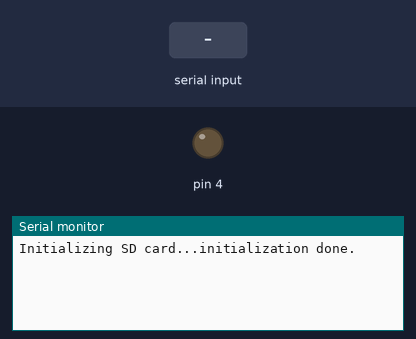
Recording of a sketch running on a simulated Arduino Uno, built with avr-gcc and run on an emulated ATmega328P. Shown: output pins drawn as LEDs (lit = HIGH), the last lines printed to the serial monitor. The inputs (shaded band) are chosen by the test bench. Storage starts empty.

Above: at 1.3 s.
1.4 s: "s|\n" received over the second serial link
At 2.4 s:
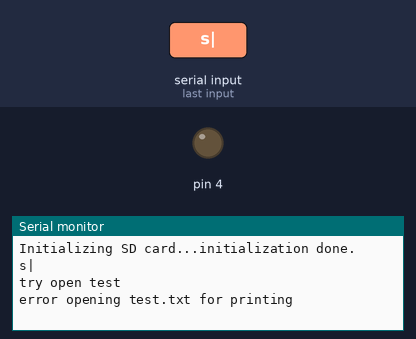
2.9 s: "1\n" received over the second serial link
At 4.1 s:
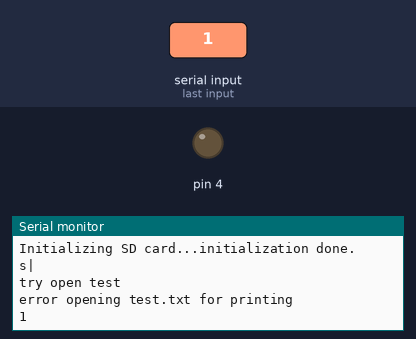

Measured:
- after the input at 1.4 s, the serial monitor: prints a new line at once (image 1)
- after the input at 2.9 s, the serial monitor: prints a new line at once (image 2)

The sketch:

bluetooth2_0_to_phone_press_data_doing.ino
```cpp
/*
1. setup the adruino and make sure bluetooth RX is on pin 3 and bluetooth Tx is on pin 2
 this script does not need you to unplug the bluetooth when uploading scripts
 2. upload the .ino script from adruino ide
 3. run the phone app v1.2
 4. click on Open and wait for "Bluetooth Opened" message
 5. type 22 in text field before Set Light(get"L|22")
 6. click on Set Light button
 7. watch the log. You can see the string on adruino serial monitor as well.
 8. Play with other fields.
 */

int keepsending= 1;

#include <SoftwareSerial.h>
#include <SD.h>
//int light=0;
File myFile;
int last_time_4= 0;
int bluetoothTx = 7;
int bluetoothRx = 8;
String command="";
SoftwareSerial bluetooth(bluetoothTx, bluetoothRx);
int vib_max=0; //change to something higher**************************************
int brightness_max=0; //change to somethign higher*****************************
int Sound_max=0;//change to somethign higher*****************************
int lines=0;
void setup()
{
  //Setup usb serial connection to computer
  Serial.begin(9600);
  btsetup();
  Serial.print("Initializing SD card...");
  pinMode(4, OUTPUT);
  if (!SD.begin(4)) {
    Serial.println("initialization failed!");
    return;
  }
  Serial.println("initialization done.");
}

void loop()
{
  bt_comunicate();
}
void btsetup(){
  //Setup Bluetooth serial connection to android
  bluetooth.begin(115200);
  bluetooth.print("$$$");
  delay(100);
  bluetooth.println("U,9600,N");
  bluetooth.begin(9600);
}

void bt_comunicate(){
  //Read from bluetooth and write to usb serial
  if(bluetooth.available())
  {
    char toSend = (char)bluetooth.read();
    Serial.print(toSend);

    if(toSend)
    {
      command+=toSend;
    }

    if(command.indexOf('\n')!=-1)//when there is no'\n' in command
    {
      parseCMD(command);
      bluetooth.println("Received Command: "+command);
      command="";
    }
  }

  //Read from usb serial to bluetooth
  if(Serial.available())
  {
    char toSend = (char)Serial.read();
    bluetooth.print(toSend);
  }
}

void parseCMD(String cmd)
{

  if (cmd.substring(0,2)=="s|"){
    Serial.println("try open test");
      myFile = SD.open("test.txt");
    if (myFile) {
       Serial.println("test.txt:");

      // read from the file until there's nothing else in it:
      //while (myFile.available())
      if (myFile==1)
      {
        Serial.println("pppprinting------2");

        while(keepsending==1){
          if (millis()>last_time_4+10){
          last_time_4=millis();
          int pri=myFile.read();
           if (pri==-1){
            keepsending= 0;
            }
            Serial.println(pri);
            bluetooth.print("Pdata|");
            bluetooth.println(pri);
          }

        }
        bluetooth.println("PdataEnd");
        // bluetooth.println("DT|"+myFile.read());
      }
      // close the file:
      myFile.close();
    }
    else {
      // if the file didn't open, print an error:
      Serial.println("error opening test.txt for printing");
    }
  }
}
```
